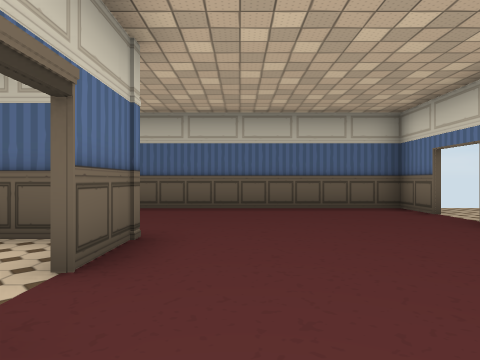
view 1 (above)

12 first-person views from a walk through a scene from a Unity 3-D project. The camera is 1.3 m above the floor, looks level and sees 75° across. The floor is counted in squares, 2 m on a side. Each view is taken from the middle of a square. On the plan, view 1 faces up. The plan holds only what a view shows up to about 10 squares ahead; the rest is blank. The player character is not drawn. Some surface patterns are stand-ins.

view 2
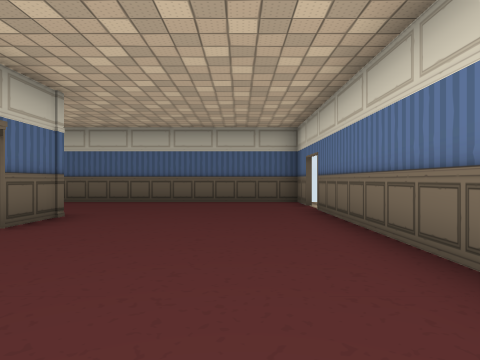

view 3
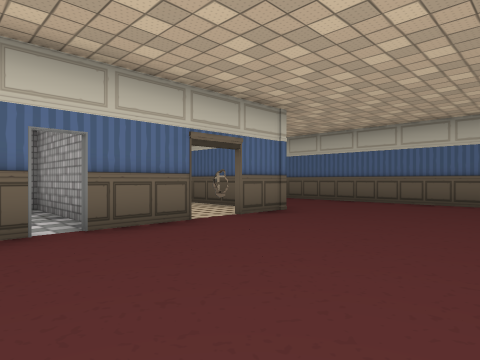

view 4
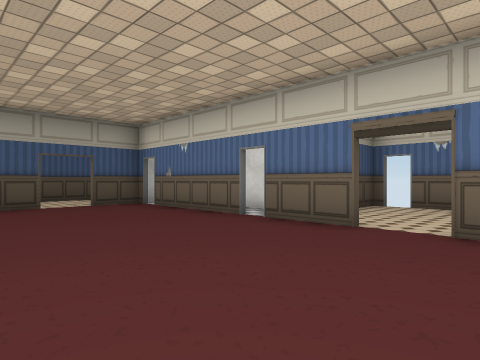

view 5
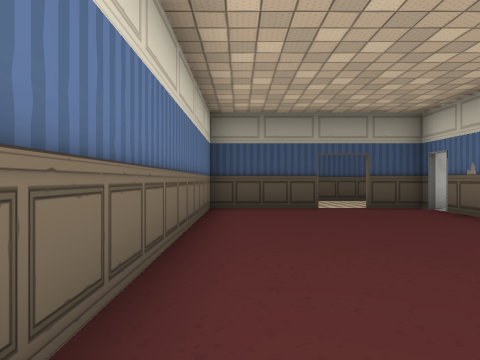

view 6
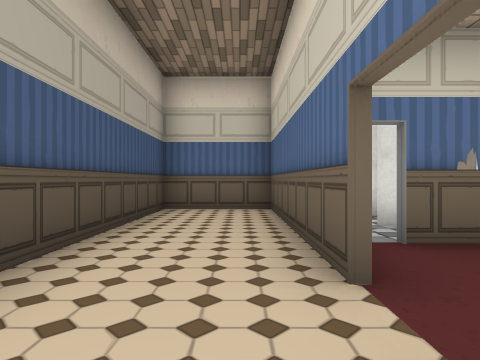

view 7
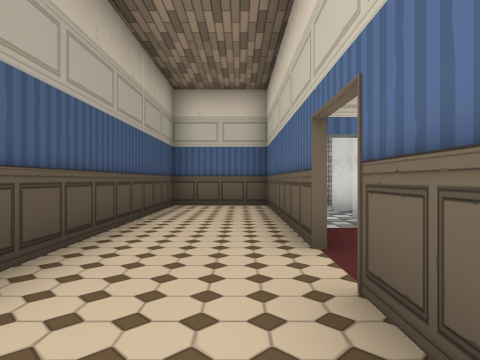

view 8
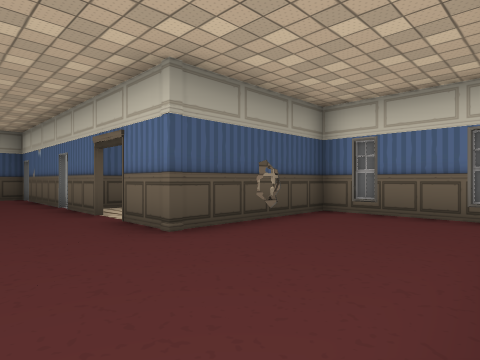

view 9
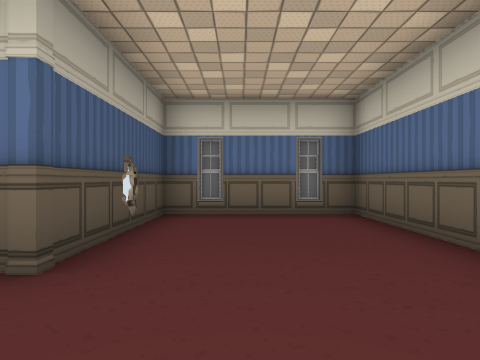

view 10
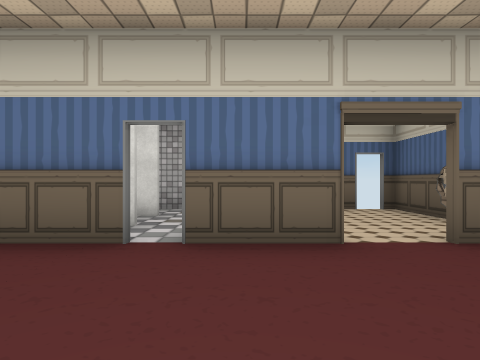

view 11
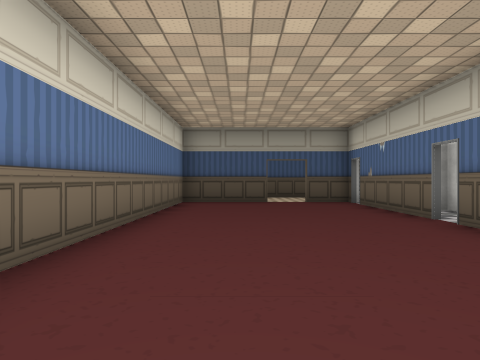

view 12
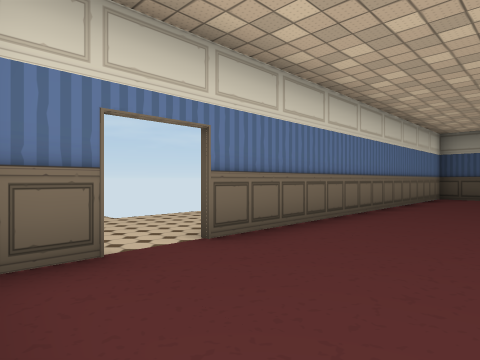

### Floor plan
Key: @ floor where view 1 was taken; # wall or solid block; x gap in a wall; . floor; P pillar.
Columns run from 5 left of view 1 to 6 right of it. Each row starts with its distance up from view 1.
  8 ##########
  7 #........#.
  6 #........#.
  5 #...........
  4 ##x#P....#..
  3 x...#....#
  2 #........#
  1 #........#
  0 #####@...#
 -1 #........#
 -2 ##.##....#
 -3 #####....#
 -4    ##....#
 -5 ######.###
 -6 #........
 -7 #.......
 -8 #######

Where each view was taken, in squares from view 1:
view 1: 0 up, 0 right, facing up
view 2: 2 down, 2 right, facing up
view 3: 2 down, 3 right, facing up-left
view 4: 3 up, 3 right, facing down-left
view 5: 2 up, 3 right, facing down
view 6: 6 down, 2 right, facing left
view 7: 6 down, 3 right, facing left
view 8: 7 up, 1 right, facing down-left
view 9: 5 up, 1 right, facing left
view 10: 0 up, 2 right, facing left
view 11: 4 up, 2 right, facing down
view 12: 7 up, 1 right, facing down-right
